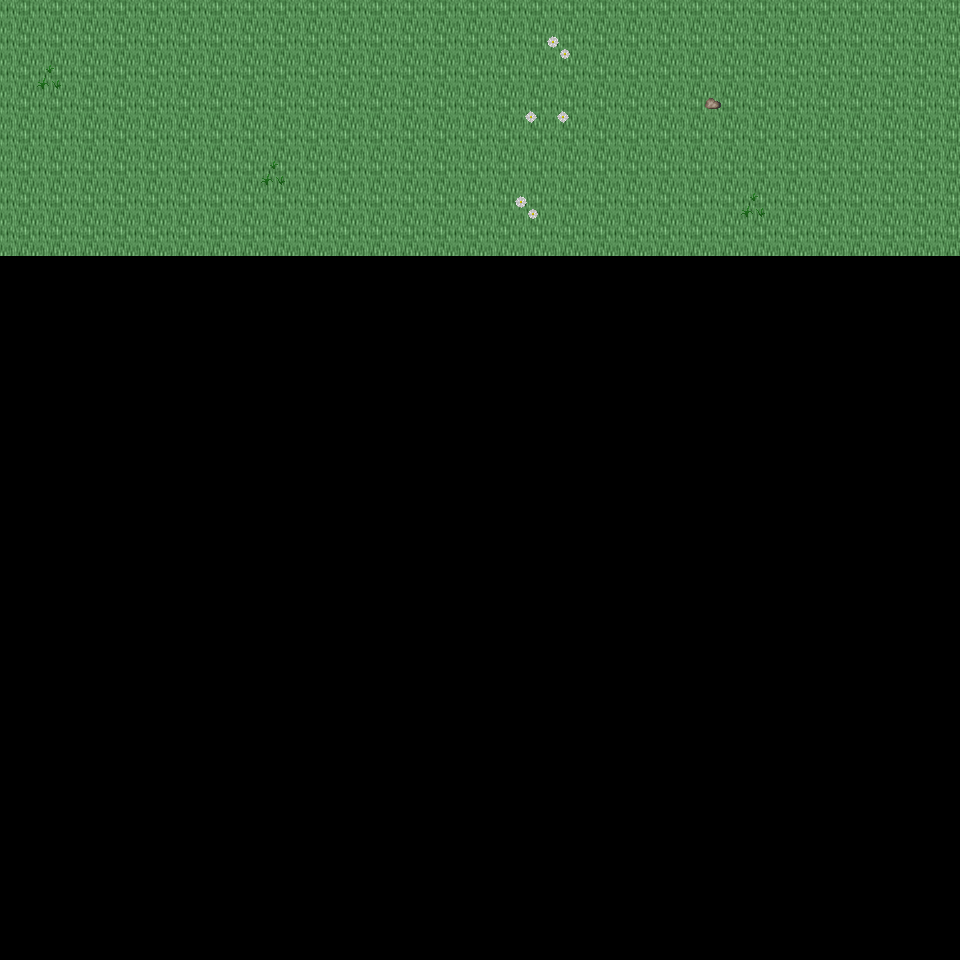

A 2D game scene composited from a Tiled map and its tileset images. What follows is a short description and the map's XML, with each tile layer's data collapsed to a summary:
An orthogonal 30x30 tile map with 32x32 px tiles, 6 tile layers (Ground, Object, Object2, Above, ...), 21 tilesets and 2 objects (2x mapExit).

<map version="1.0" orientation="orthogonal" renderorder="right-down" width="30" height="30" tilewidth="32" tileheight="32" nextobjectid="3">
  <tileset firstgid="1" name="tileset_ground_ground" tilewidth="32" tileheight="32" tilecount="33" columns="3">
    <image source="../drawable/tileset_ground_ground.png" width="96" height="352" />
  </tileset>
  <tileset firstgid="34" name="tileset_ground_ridge_earth_dark" tilewidth="32" tileheight="32" tilecount="96" columns="12">
    <image source="../drawable/tileset_ground_ridge_earth_dark.png" width="384" height="256" />
  </tileset>
  <tileset firstgid="130" name="tileset_ground_rock_pebbles" tilewidth="32" tileheight="32" tilecount="3" columns="1">
    <image source="../drawable/tileset_ground_rock_pebbles.png" width="32" height="96" />
  </tileset>
  <tileset firstgid="133" name="tileset_plant_grasses" tilewidth="32" tileheight="32" tilecount="6" columns="3">
    <image source="../drawable/tileset_plant_grasses.png" width="96" height="64" />
  </tileset>
  <tileset firstgid="139" name="tileset_ground_grass_corners" tilewidth="32" tileheight="32" tilecount="24" columns="6">
    <image source="../drawable/tileset_ground_grass_corners.png" width="192" height="128" />
  </tileset>
  <tileset firstgid="163" name="tileset_ground_grass_edges" tilewidth="32" tileheight="32" tilecount="36" columns="12">
    <image source="../drawable/tileset_ground_grass_edges.png" width="384" height="96" />
  </tileset>
  <tileset firstgid="199" name="tileset_plant_flower_daisy_white" tilewidth="32" tileheight="32" tilecount="8" columns="2">
    <image source="../drawable/tileset_plant_flower_daisy_white.png" width="64" height="128" />
  </tileset>
  <tileset firstgid="207" name="tileset_plant_flower_daisy_yellow" tilewidth="32" tileheight="32" tilecount="8" columns="2">
    <image source="../drawable/tileset_plant_flower_daisy_yellow.png" width="64" height="128" />
  </tileset>
  <tileset firstgid="215" name="tileset_plant_stump_stump_green" tilewidth="32" tileheight="32" tilecount="4" columns="2">
    <image source="../drawable/tileset_plant_stump_stump_green.png" width="64" height="64" />
  </tileset>
  <tileset firstgid="219" name="tileset_plant_tree_tree_darkgreen" tilewidth="32" tileheight="32" tilecount="88" columns="8">
    <image source="../drawable/tileset_plant_tree_tree_darkgreen.png" width="256" height="352" />
  </tileset>
  <tileset firstgid="307" name="tileset_logic_creature_animal" tilewidth="32" tileheight="32" tilecount="32" columns="8">
    <image source="../drawable/tileset_logic_creature_animal.png" width="256" height="128" />
  </tileset>
  <tileset firstgid="339" name="tileset_logic_item_resources" tilewidth="32" tileheight="32" tilecount="6" columns="6">
    <image source="../drawable/tileset_logic_item_resources.png" width="192" height="32" />
  </tileset>
  <tileset firstgid="345" name="tileset_logic_item_mushroom" tilewidth="32" tileheight="32" tilecount="6" columns="6">
    <image source="../drawable/tileset_logic_item_mushroom.png" width="192" height="32" />
  </tileset>
  <tileset firstgid="351" name="tileset_logic_collision" tilewidth="32" tileheight="32" tilecount="1" columns="1">
    <image source="../drawable/tileset_logic_collision.png" width="32" height="32" />
  </tileset>
  <tileset firstgid="352" name="tileset_plant_tree_dead_tree_5" tilewidth="32" tileheight="32" tilecount="20" columns="4">
    <image source="../drawable/tileset_plant_tree_dead_tree_5.png" width="128" height="160" />
  </tileset>
  <tileset firstgid="372" name="tileset_plant_tree_dead_tree_6" tilewidth="32" tileheight="32" tilecount="20" columns="4">
    <image source="../drawable/tileset_plant_tree_dead_tree_6.png" width="128" height="160" />
  </tileset>
  <tileset firstgid="392" name="tileset_plant_tree_dead_tree_7" tilewidth="32" tileheight="32" tilecount="20" columns="4">
    <image source="../drawable/tileset_plant_tree_dead_tree_7.png" width="128" height="160" />
  </tileset>
  <tileset firstgid="412" name="tileset_plant_bush_large_dead" tilewidth="32" tileheight="32" tilecount="2" columns="1">
    <image source="../drawable/tileset_plant_bush_large_dead.png" width="32" height="64" />
  </tileset>
  <tileset firstgid="414" name="tileset_plant_bush_large_wide_dead" tilewidth="32" tileheight="32" tilecount="4" columns="2">
    <image source="../drawable/tileset_plant_bush_large_wide_dead.png" width="64" height="64" />
  </tileset>
  <tileset firstgid="418" name="tileset_logic_creature_reptile" tilewidth="32" tileheight="32" tilecount="7" columns="7">
    <image source="../drawable/tileset_logic_creature_reptile.png" width="224" height="32" />
  </tileset>
  <tileset firstgid="425" name="tileset_logic_item_herb" tilewidth="32" tileheight="32" tilecount="5" columns="5">
    <image source="../drawable/tileset_logic_item_herb.png" width="160" height="32" />
  </tileset>
  <layer name="Ground" width="30" height="30">
    <data>[900 cells, 240 non-empty, 1 distinct tile ids]</data>
  </layer>
  <layer name="Object" width="30" height="30">
    <data>[900 cells, 8 non-empty, 4 distinct tile ids]</data>
  </layer>
  <layer name="Object2" width="30" height="30">
    <data>[900 cells, 0 non-empty, 0 distinct tile ids]</data>
  </layer>
  <layer name="Above" width="30" height="30">
    <data>[900 cells, 0 non-empty, 0 distinct tile ids]</data>
  </layer>
  <layer name="Above2" width="30" height="30">
    <data>[900 cells, 0 non-empty, 0 distinct tile ids]</data>
  </layer>
  <layer name="Walkable" width="30" height="30">
    <data>[900 cells, 0 non-empty, 0 distinct tile ids]</data>
  </layer>
  <objectgroup name="MapEvents">
    <object id="1" name="north" type="mapExit" x="0" y="0" width="960" height="32">
      <properties>
        <property name="map" value="level_0_x102_y62" />
        <property name="x" value="0" />
        <property name="y" value="28" />
      </properties>
    </object>
    <object id="2" name="east" type="mapExit" x="928" y="0" width="32" height="960">
      <properties>
        <property name="map" value="level_0_x103_y63" />
        <property name="x" value="1" />
        <property name="y" value="0" />
      </properties>
    </object>
  </objectgroup>
</map>
